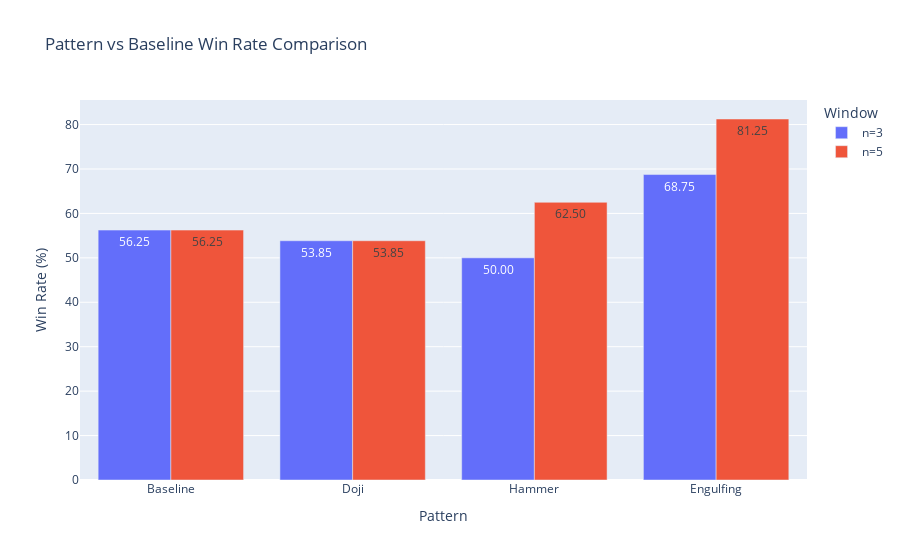

Notebook code cell kept with this figure:
### Code cell
# Get win-rate dictionaries for both horizons
win_rates_3 = gather_all_win_rates(data_with_patterns, n=3)
win_rates_5 = gather_all_win_rates(data_with_patterns, n=5)

# Plot the grouped bar chart
plot_grouped_bar(win_rates_3, win_rates_5)

### Figure 1 — Plotly figure (JSON) as saved in the notebook; plotly's stock layout.template omitted (floating-point values rounded to 4 significant figures)
{"data": [{"alignmentgroup": "True", "hovertemplate": "Window=n=3<br>Pattern=%{x}<br>Win Rate (%)=%{y}<extra></extra>", "legendgroup": "n=3", "marker": {"color": "#636efa", "pattern": {"shape": ""}}, "name": "n=3", "offsetgroup": "n=3", "orientation": "v", "showlegend": true, "textposition": "auto", "texttemplate": "%{y:.2f}", "type": "bar", "x": ["Baseline", "Doji", "Hammer", "Engulfing"], "xaxis": "x", "y": [56.25, 53.85, 50.0, 68.75], "yaxis": "y"}, {"alignmentgroup": "True", "hovertemplate": "Window=n=5<br>Pattern=%{x}<br>Win Rate (%)=%{y}<extra></extra>", "legendgroup": "n=5", "marker": {"color": "#EF553B", "pattern": {"shape": ""}}, "name": "n=5", "offsetgroup": "n=5", "orientation": "v", "showlegend": true, "textposition": "auto", "texttemplate": "%{y:.2f}", "type": "bar", "x": ["Baseline", "Doji", "Hammer", "Engulfing"], "xaxis": "x", "y": [56.25, 53.85, 62.5, 81.25], "yaxis": "y"}], "layout": {"barmode": "group", "legend": {"title": {"text": "Window"}, "tracegroupgap": 0}, "title": {"text": "Pattern vs Baseline Win Rate Comparison"}, "xaxis": {"anchor": "y", "domain": [0, 1], "title": {"text": "Pattern"}}, "yaxis": {"anchor": "x", "domain": [0, 1], "title": {"text": "Win Rate (%)"}}}}
